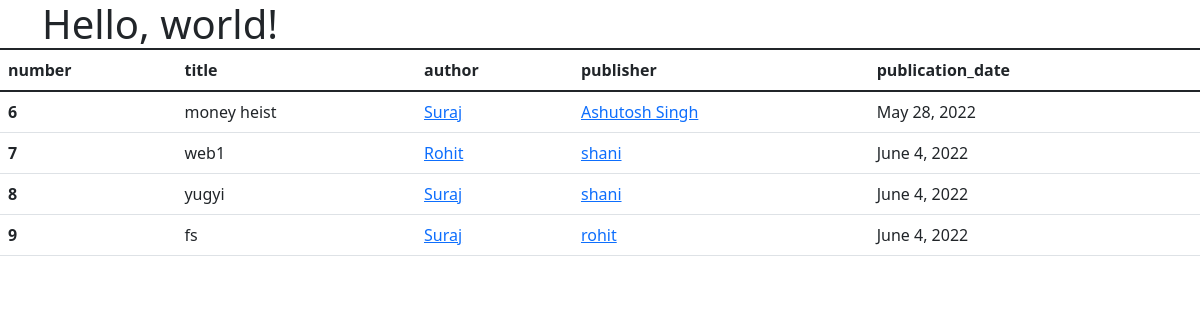
Screenshot of /pubook/book_detail/ with the database file from the repository.
### pubook/models.py (models this page shows)
class Book(models.Model):
    title=models.CharField(max_length=50)
    authors=models.ForeignKey(Author,on_delete=models.CASCADE)
    publishers=models.ForeignKey(Publisher,on_delete=models.CASCADE)
    publication_date=models.DateField()

class Author(models.Model):
    salutation=models.CharField(max_length=10)
    first_name=models.CharField(max_length=100, unique=True)
    last_name=models.CharField(max_length=100)
    email=models.EmailField()
    def __str__(self):
        return self.first_name

class Publisher(models.Model):
    name=models.CharField(max_length=100, unique=True)
    address=models.TextField(max_length=255)
    city=models.CharField(max_length=50)
    state=models.CharField(max_length=50)
    country=models.CharField(max_length=100)
    website=models.CharField(max_length=2000)
    def __str__(self):
        return self.name

### pubook/views.py (the view)
# urls.py: path('book_detail/',views.book_detail,name='book_detail'),
def book_detail(request):
    all_book=Book.objects.all()
    context={
        'all_book':all_book,
    }
    return render(request,'book_detail.html', context)

### template/book_detail.html (shortened to what this page needs)
{% extends 'base.html' %}
{% block content %}
<table class="table" method='POST' action="{% url 'book_detail'%}">
    <thead>
      <tr>
        <th scope="col">number</th>
        <th scope="col">title</th>
        <th scope="col">author</th>
        <th scope="col">publisher</th>
        <th scope="col">publication_date</th>
      </tr>
    </thead>
    <tbody>
        {% for detail in all_book %}
      <tr>
        <th scope="row">{{detail.id}}</th>
        <td>{{detail.title}}</td>
        <td><a href= "{% url 'author_detail' detail.authors.id %}"> {{detail.authors}} </a></td>
        <td><a href= "{% url 'publisher_detail' detail.publishers.id %}"> {{detail.publishers}}</td>
        <td>{{detail.publication_date}}</td>
      </tr>
      {%endfor%}
    </tbody>
  </table>
{% endblock%}

### template/base.html (shortened to what this page needs)
<!doctype html>
<html lang="en">
  <head>
    <link href="https://cdn.jsdelivr.net/npm/bootstrap@5.1.3/dist/css/bootstrap.min.css" rel="stylesheet">
  </head>
  <body>
    <h1 class="container m-auto">Hello, world!</h1>
    {% block content %}
    {% endblock  %}
  </body>
</html>

### rows the page displays
Book: id "6", title "money heist", authors "Suraj", publishers "Ashutosh Singh", publication_date "May 28, 2022"
Book: id "7", title "web1", authors "Rohit", publishers "shani", publication_date "June 4, 2022"
Book: id "8", title "yugyi", authors "Suraj", publishers "shani", publication_date "June 4, 2022"
Book: id "9", title "fs", authors "Suraj", publishers "rohit", publication_date "June 4, 2022"
